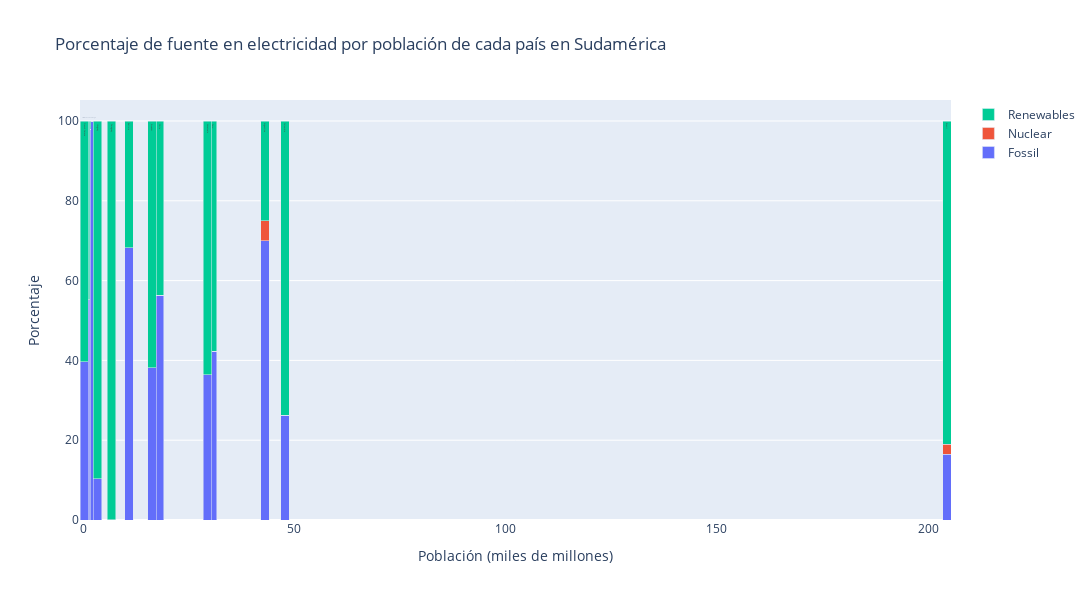

Here is the notebook cell this chart was saved with:
### Markdown cell above
En Sudamérica se mantiene la tendencia mundial de alta dependencia de combustibles fósiles. Se destaca la presencia de electricidad de fuente nuclear en Argentina y Brasil.

### Code cell
# Se filtran los datos para incluir solo países de Sudamérica y ordenamos según porcentaje fósil
wec_suram = wec_medias[wec_medias['continente'] == 'Sudamérica']
wec_suram = wec_suram.sort_values('fossil_share_elec', ascending=False)
valor_limite = 206 
wec_suram_filtrado = wec_suram[wec_suram['population'] < valor_limite]
wec_suram_filtrado = wec_suram_filtrado[(wec_suram_filtrado['population'] < 50) | (wec_suram_filtrado['population'] > 200)]
fig = go.Figure()

# Añade barras apiladas para cada fuente de energía con barras más anchas
fig.add_trace(go.Bar(x=wec_suram_filtrado['population'], y=wec_suram_filtrado['fossil_share_elec'], name='Fossil', width=2,))  # Agrega el nombre del país al texto

fig.add_trace(go.Bar(x=wec_suram_filtrado['population'], y=wec_suram_filtrado['nuclear_share_elec'], name='Nuclear', width=2,))  # Agrega el nombre del país al texto

fig.add_trace(go.Bar(x=wec_suram_filtrado['population'], y=wec_suram_filtrado['renewables_share_elec'], name='Renewables', width=2,text=wec_suram_filtrado['country']))  # Agrega el nombre del país al texto

# Especifica el diseño del gráfico
fig.update_layout( barmode='stack',xaxis_title='Población (miles de millones)',  yaxis_title='Porcentaje', title='Porcentaje de fuente en electricidad por población de cada país en Sudamérica',height=600, width=4500,)

# Muestra el gráfico
fig.show()

### Figure 1 — Plotly figure (JSON) as saved in the notebook; plotly's stock layout.template omitted (floating-point values rounded to 4 significant figures)
{"data": [{"name": "Fossil", "type": "bar", "width": 2, "x": [1.368, 0.7671, 43.06, 10.87, 18.03, 0.5587, 30.66, 0.2627, 16.26, 29.42, 47.76, 204.4, 3.413, 6.689], "y": [99.95, 97.98, 70.03, 68.28, 56.3, 55.22, 42.25, 39.61, 38.18, 36.37, 26.21, 16.47, 10.33, 0.003889]}, {"name": "Nuclear", "type": "bar", "width": 2, "x": [1.368, 0.7671, 43.06, 10.87, 18.03, 0.5587, 30.66, 0.2627, 16.26, 29.42, 47.76, 204.4, 3.413, 6.689], "y": [0, 0, 5.01, 0, 0, 0, 0, 0, 0, 0, 0, 2.569, 0, 0]}, {"name": "Renewables", "text": ["Trinidad and Tobago", "Guyana", "Argentina", "Bolivia", "Chile", "Suriname", "Peru", "French Guiana", "Ecuador", "Venezuela", "Colombia", "Brazil", "Uruguay", "Paraguay"], "type": "bar", "width": 2, "x": [1.368, 0.7671, 43.06, 10.87, 18.03, 0.5587, 30.66, 0.2627, 16.26, 29.42, 47.76, 204.4, 3.413, 6.689], "y": [0.05122, 2.016, 24.96, 31.72, 43.7, 44.78, 57.75, 60.39, 61.82, 63.63, 73.79, 80.96, 89.67, 100.0]}], "layout": {"barmode": "stack", "height": 600, "title": {"text": "Porcentaje de fuente en electricidad por población de cada país en Sudamérica"}, "width": 4500, "xaxis": {"title": {"text": "Población (miles de millones)"}}, "yaxis": {"title": {"text": "Porcentaje"}}}}
